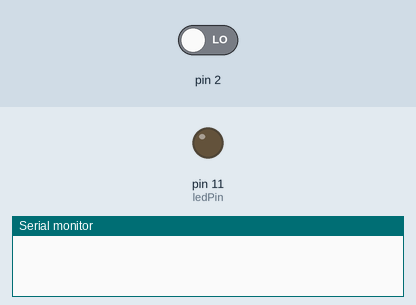
The sketch below on a simulated Arduino Uno, built with avr-gcc and run on an emulated ATmega328P. Shown: output pins drawn as LEDs (lit = HIGH), the last lines printed to the serial monitor. The inputs (shaded band) are chosen by the test bench; at power-on: pin 2 LOW.

Above: at 1.2 s.
1.3 s: pin 2 driven HIGH
At 1.45 s:
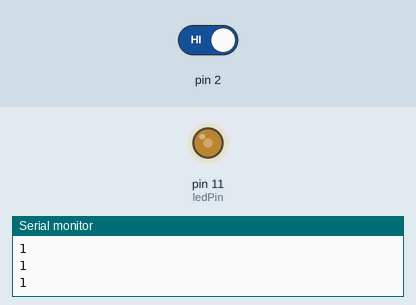
At 2.05 s:
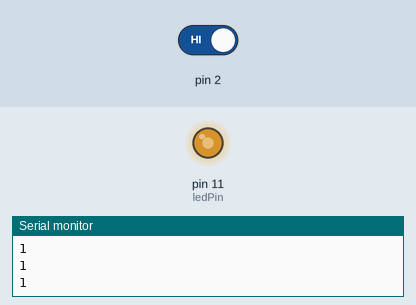
Timing chart, 0 to 10.3 s (numbered marks = the images above; inputs shaded):
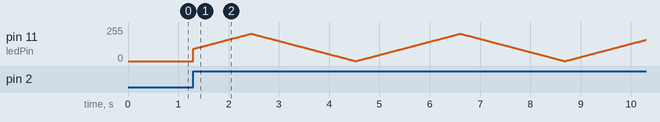

The sketch:

InterruptProject2.ino
```cpp
//  Sketch to test the use of interrupts.

const int ledPin = 11;
const int buttonInt = 0;
volatile boolean onOffBool;
int selectedLED = ledPin;

void setup(){
  Serial.begin(9600);
  pinMode(ledPin,OUTPUT);
  attachInterrupt(0,onOff,HIGH);
}
void onOff()
{
  onOffBool = !onOffBool;
}

void loop()
{
  for (int ii = 0; ii < 206; ii++)
    { if(onOffBool ==1)
      {
      ledFade(ii);
      }else analogWrite(selectedLED,0);
    }
   for (int ii = 205; ii>=0; ii--)
    {if(onOffBool ==1)
      {
      ledFade(ii);
      }else analogWrite(selectedLED,0);
    }
}

void ledFade(int iter)
{
      analogWrite(selectedLED,iter);
      Serial.println(onOffBool);
      delay(10);
}
```
